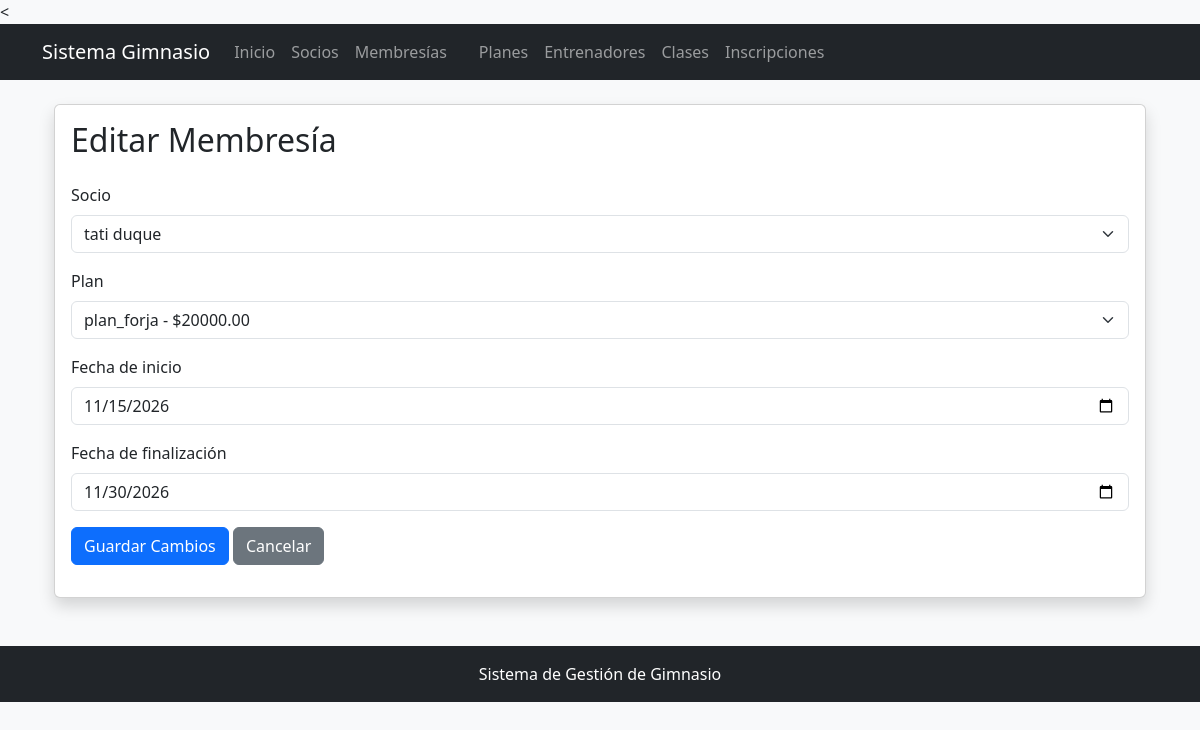
The page /membresias/editar/1/ on the database as committed earlier.
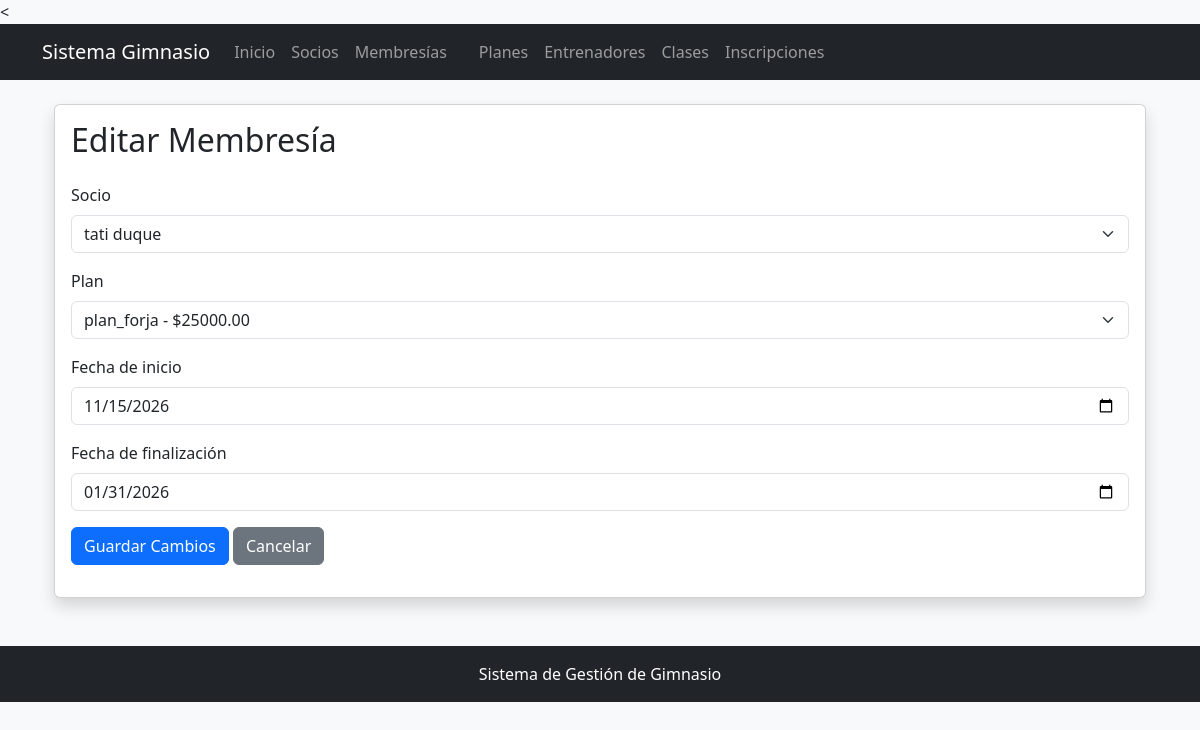
The same page on the database as committed later.
### membresias/models.py (models this page shows, shortened)
class Membresia(models.Model):
    id_membresia = models.AutoField(primary_key=True)
    socio = models.ForeignKey(Socio, on_delete=models.CASCADE)
    plan = models.ForeignKey(Plan, on_delete=models.CASCADE)
    fecha_inicio = models.DateField()
    fecha_fin = models.DateField()
    activa = models.BooleanField(default=True)

### plan/models.py (models this page shows, shortened)
class Plan(models.Model):
    id_plan = models.AutoField(primary_key=True)
    nombre_plan = models.CharField(max_length=100)
    descripcion = models.TextField()
    precio = models.DecimalField(max_digits=10, decimal_places=2)
    duracion_dias = models.PositiveIntegerField()
    activo = models.BooleanField(default=True)

### socios/models.py (models this page shows, shortened)
class Socio(models.Model):
    id_socio = models.AutoField(primary_key=True)
    documento = models.CharField(max_length=20, unique=True)
    nombres = models.CharField(max_length=100)
    apellidos = models.CharField(max_length=100)
    telefono = models.CharField(max_length=20)
    correo = models.EmailField(unique=True)
    fecha_registro = models.DateField(auto_now_add=True)
    activo = models.BooleanField(default=True)

### membresias/views.py (the view, shortened to what this page needs)
# urls.py: path('editar/<int:id_membresia>/', views.editar_membresia, name='editar_membresia'),
def editar_membresia(request, id_membresia):
    membresia = Membresia.objects.get(id_membresia=id_membresia)
    socios = Socio.objects.all()
    planes = Plan.objects.filter(activo=True)
    return render(request, 'membresias/editar.html', {
        'membresia': membresia,
        'socios': socios,
        'planes': planes
    })

### templates/membresias/editar.html (shortened to what this page needs)
{% extends 'gimnasio/base.html' %}
{% block content %}
<div class="container mt-4">
    <div class="card shadow">
        <div class="card-body">
            <h2 class="mb-4">Editar Membresía</h2>
            <form method="POST">
                <div class="mb-3">
                    <label class="form-label">Socio</label>
                    <select name="socio" class="form-select" required>
                        {% for socio in socios %}
                            <option value="{{ socio.id_socio }}"
                                {% if socio.id_socio == membresia.socio_id %}selected{% endif %}>
                                {{ socio.nombres }} {{ socio.apellidos }}
                            </option>
                        {% endfor %}
                    </select>
                </div>
                <div class="mb-3">
                    <label class="form-label">Plan</label>
                    <select name="plan" class="form-select" required>
                        {% for plan in planes %}
                            <option value="{{ plan.id_plan }}"
                                {% if plan.id_plan == membresia.plan_id %}selected{% endif %}>
                                {{ plan.nombre_plan }} - ${{ plan.precio }}
                            </option>
                        {% endfor %}
                    </select>
                </div>
                <div class="mb-3">
                    <label class="form-label">Fecha de inicio</label>
                    <input type="date" name="fecha_inicio"
                           class="form-control"
                           value="{{ membresia.fecha_inicio|date:'Y-m-d' }}" required>
                </div>
                <div class="mb-3">
                    <label class="form-label">Fecha de finalización</label>
                    <input type="date" name="fecha_fin"
                           class="form-control"
                           value="{{ membresia.fecha_fin|date:'Y-m-d' }}" required>
                </div>
                <button type="submit" class="btn btn-primary">
                    Guardar Cambios
                </button>
                <a href="{% url 'membresias:lista_membresias' %}"
                   class="btn btn-secondary">
                    Cancelar
                </a>
            </form>
        </div>
    </div>
</div>
{% endblock %}

Rows that differ between the two databases and show on the page:
changed Membresia "tati duque": plan "plan_forja - $20000.00" → "plan_forja - $25000.00"; fecha_fin "11/30/2026" → "01/31/2026"
